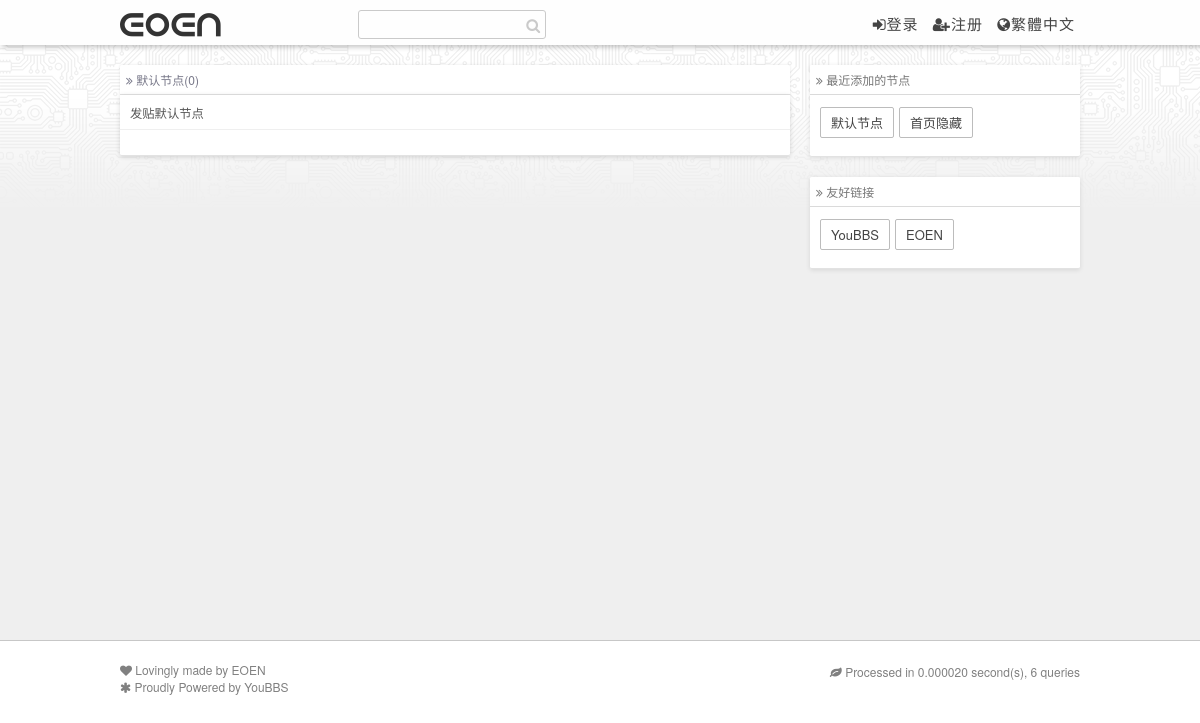
/nodes/2, run on an earlier commit of the app's database.
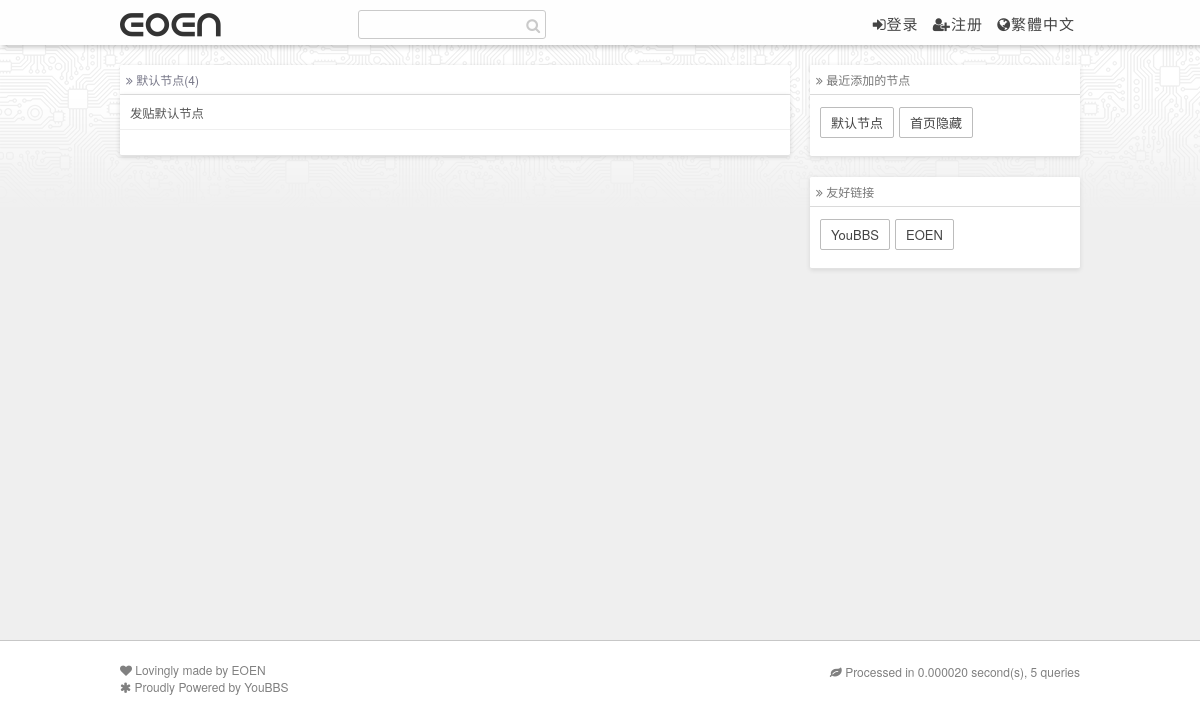
And on a later commit of the database.
### tables this page shows
CREATE TABLE IF NOT EXISTS `yunbbs_categories` (
  `id` smallint(6) unsigned NOT NULL,
  `name` char(50) NOT NULL,
  `articles` mediumint(8) unsigned NOT NULL DEFAULT '0',
  `about` text NOT NULL
);

### nodepage.php (called while the page is built, shortened)
<?php
include(CURRENT_DIR . '/common.php');
$cid = intval($_GET['cid']);
$c_obj = $DBS->fetch_one_array("SELECT * FROM yunbbs_categories WHERE id='".$cid."'");
$newest_nodes = get_newest_nodes();
$links = get_links();
include(CURRENT_DIR . '/templates/default/'.$tpl.'layout.php');
?>

### common.php (called while the page is built, shortened)
<?php
$mtime = explode(' ', microtime());
$starttime = $mtime[1] + $mtime[0];
include (CURRENT_DIR . '/include/mysql.class.php');
$DBS = new DB_MySQL;
$DBS->connect($servername, $dbport, $dbusername, $dbpassword, $dbname);
include(CURRENT_DIR . '/include/JG_Cache.php');
$cache = new JG_Cache(CURRENT_DIR . '/cache');
function stripslashes_array(&$array) {
    if (is_array($array)) {
        foreach ($array as $k => $v) {
            $array[$k] = stripslashes_array($v);
        }
    } else if (is_string($array)) {
        $array = stripslashes($array);
    }
    return $array;
}
$cur_user = null;
include (CURRENT_DIR . '/model.php');
?>

### model.php (called while the page is built, shortened)
<?php
$options = $cache->get('site_options');
if($options === FALSE){
    $query = $DBS->query("SELECT `title`, `value` FROM `yunbbs_settings`");
    $options = array();
    while($setting = $DBS->fetch_array($query)) {
        $options[$setting['title']] = $setting['value'];
    }
    $options = stripslashes_array($options);
    if(!$options['safe_imgdomain']){
        $options['safe_imgdomain'] = $_SERVER['HTTP_HOST'];
    }
    $cache->set('site_options', $options);
}
function get_links() {
    global $cache;
    $links = $cache->get('site_links');
    if($links === FALSE){
        global $DBS;
        $query = $DBS->query("SELECT `name`, `url` FROM `yunbbs_links`");
        $links = array();
        while($link = $DBS->fetch_array($query)) {
            $links[$link['name']] = $link['url'];
        }
    }
    return $links;
}
function get_newest_nodes() {
    global $cache;
    $node_arr = $cache->get('new_nodes');
    if($node_arr === FALSE){
        global $DBS, $options;
        $query = $DBS->query("SELECT `id`, `name`, `articles` FROM `yunbbs_categories` ORDER BY  `id` DESC LIMIT ".$options['newest_node_num']);
        $node_arr = array();
        while($node = $DBS->fetch_array($query)) {
            $node_arr['nodes/'.$node['id']] = $node['name'];
        }
    }
    return $node_arr;
}
?>

### include/mysql.class.php (called while the page is built, shortened)
<?php
class DB_MySQL  {
    var $link;
    function connect($servername, $dbport, $dbusername, $dbpassword, $dbname) {
        $this->link = mysqli_connect($servername, $dbusername, $dbpassword, $dbname, $dbport);
        mysqli_set_charset($this->link, "utf8");
        mysqli_select_db($this->link, $dbname);
    }
    function fetch_array($query, $result_type = MYSQL_ASSOC) {
        return mysqli_fetch_array($query, $result_type);
    }
    function query($sql) {
        $query = mysqli_query($this->link, $sql);
        return $query;
    }
    function fetch_one_array($query) {
        $result = $this->query($query);
        $record = $this->fetch_array($result);
        return $record;
    }
    function free_result($query) {
        $query = mysqli_free_result($query);
        return $query;
    }
}
?>

### include/JG_Cache.php (called while the page is built, shortened)
<?php
class JG_Cache {
    function __construct($dir)
    {
        $this->dir = $dir;
    }
    public function get($key, $expiration = 36000000)
    {
        if ( !is_dir($this->dir) OR !is_writable($this->dir))
        {
            return FALSE;
        }
        $cache = '';
        return $cache;
    }
    public function set($key, $data)
    {
        if ( !is_dir($this->dir) OR !is_writable($this->dir))
        {
            return FALSE;
        }
        return TRUE;
    }
}

### templates/default/layout.php (the view, shortened to what this page needs)
<?php
echo '
<!doctype html>
<html lang="zh-cmn-Hans">
<head>
<meta charset="utf-8">
<title>',$title,'</title>';
echo '<link rel="shortcut icon" href="/favicon.ico" type="image/x-icon" />
<link href="/static/default/style.css" rel="stylesheet" type="text/css" />
<link href="//cdn.bootcss.com/font-awesome/4.5.0/css/font-awesome.min.css" rel="stylesheet">
<meta name="viewport" content="width=device-width, initial-scale=1.0, maximum-scale=1.0, user-scalable=0" />
<script src="',$options['jquery_lib'],'" type="text/javascript"></script>';
echo '
</head>
<body>
<div class="header-wrap">
    <div class="header">
        <div class="logo"><a href="/" name="top">',htmlspecialchars($options['name']),'</a></div>
		<div class="scbox">
			<form action="/search/?p=" role="search" method="get" id="searchform" target="_blank">
				<input class="search-input" type="text" maxlength="30" name="q" id="q"><i class="fa fa-search"></i>
			</form>
		</div>
        <div class="banner">';
if($cur_user){
    echo '<a href="/follow/nodes"><i class="fa fa-archive"></i>关注的节点</a>
          <a href="/follow/user"><i class="fa fa-user"></i>关注的用户</a>
		  <a href="/favorites"><i class="fa fa-star"></i>收藏的帖子</a>
		  <a id="translateLink"><i class="fa fa-globe"></i>繁體中文</a>';
}else{
    echo '<a href="/login" rel="nofollow"><i class="fa fa-sign-in"></i>登录</a>
	<a href="/sigin" rel="nofollow"><i class="fa fa-user-plus"></i>注册</a>
	<a id="translateLink" rel="nofollow"><i class="fa fa-globe"></i>繁體中文</a>';
}
echo '       </div>
        <div class="c"></div>
    </div>
</div>
<div class="main-wrap">
    <div class="main">
        <div class="main-content">';
include($pagefile);
echo '       </div>
        <div class="main-sider">';
include(CURRENT_DIR . '/templates/default/sider.php');
echo '       </div>
        <div class="c"></div>
    </div>
    <div class="c"></div>
</div>';
echo '
<div class="footer-wrap">
    <div class="footer">
	<div class="sep10"></div>
	<div class="sep10"></div>
	<i class="fa fa-heart"></i> Lovingly made by <a href="http://youbbs.git.yangzhennan.com/" target="_blank">EOEN</a><div class="sep5"></div>
	<i class="fa fa-asterisk fa-spin"></i> Proudly Powered by <a href="http://youbbs.sinaapp.com/" target="_blank">YouBBS</a><div class="footericp">';
if($options['show_debug']){
    $mtime = explode(' ', microtime());
    $totaltime = number_format(($mtime[1] + $mtime[0] - $starttime), 6);
    echo '<div class="sep5"></div><i class="fa fa-leaf"></i> Processed in ',$totaltime,' second(s), ',$DBS->querycount,' queries';
}
echo '    </div></div>
</div>
<script src="/static/js/jquery.lazyload.min.js" type="text/javascript" charset="utf-8"></script>
<script type="text/javascript" charset="utf-8">
$(function() {
    $(".main-box img").lazyload({
        //placeholder : "/static/grey.gif",
        //effect : "fadeIn"
    });
});
</script>
';
echo '
<script type="text/javascript">
$(function(){
	function backtop(){
		var backtop = $("<a class=\'backTop\'>∧</a>")
		$("body").append(backtop);
		var fn = function(){
		$(\'html,body\').animate({
			scrollTop: \'0px\'
			}, 200);
			return false;
		}
		$(\'.backTop\').bind(\'click\',fn);
		$(window).scroll(function () {
			var scrollt = $(window).scrollTop();
			if ( scrollt > 100 ){
				$(".backTop").fadeIn("slow");
			} else {
				$(".backTop").fadeOut("slow");
			}
		});
	}
	backtop();
});
</script>
<script src="/static/js/emojify.js"></script>
<script>
emojify.setConfig({
    emojify_tag_type : \'div\',
    only_crawl_id    : null,
    img_dir          : \'http://www.emoji-cheat-sheet.com/graphics/emojis\',
    ignored_tags     : {
        \'SCRIPT\'  : 1,
        \'TEXTAREA\': 1,
        \'PRE\'     : 1,
        \'CODE\'    : 1
    }
});
emojify.run();
</script>
<script src="/static/js/Language.js" type="text/javascript"></script>
<script type="text/javascript">
translateInitilization();
</Script>
<script type="text/javascript">
$(document).ready(function(){
  $("#close").click(function(){
    $("#closes").remove();
  });
});
</script>
</body>
</html>';
$_output = ob_get_contents();
echo $_output;
?>

### templates/default/node.php (shortened to what this page needs)
<?php
echo '
<div class="title">
       <i class="fa fa-angle-double-right"></i> ',$c_obj['name'],'(',$c_obj['articles'],')';
echo '    <div class="c"></div>
</div>
<div class="main-box home-box-list">';
if($c_obj['about']){
    echo '<div class="post-list grey"><div class="nodesm">',$c_obj['about'],'</div></div>';
}
echo '</div>';
?>

### templates/default/sider.php (shortened to what this page needs)
<?php
if(isset($newest_nodes) && $newest_nodes){
echo '
<div class="sider-box">
    <div class="sider-box-title"><i class="fa fa-angle-double-right"></i> 最近添加的节点</div>
    <div class="sider-box-content">
    <div class="btn">';
foreach( $newest_nodes as $k=>$v ){
    echo '<a href="/',$k,'">',$v,'</a>';
}
echo '    </div>
    <div class="c"></div>
    </div>
</div>';
}
if(isset($links) && $links){
echo '
<div class="sider-box">
    <div class="sider-box-title"><i class="fa fa-angle-double-right"></i> 友好链接</div>
    <div class="sider-box-content">
    <div class="btn">';
foreach( $links as $k=>$v ){
    echo '<a href="',$v,'" target="_blank">',$k,'</a>';
}
echo '    </div>
    <div class="c"></div>
    </div>
</div>';
}
?>

### static/default/style.css (style rules this page uses)
body, h1, h2, h3, h4, h5, h6, p, blockquote,dl, dt, dd, ul, ol, li,pre,fieldset, lengend, button, input, textarea,th, td { margin: 0; padding: 0; }
body, button, input, select, textarea, textarea { font-family: "Helvetica Neue", "Luxi Sans", "DejaVu Sans", Tahoma, "Hiragino Sans GB", "Microsoft Yahei", sans-serif; }
button, input, select, textarea { padding: 3px; line-height: 1em; margin: 0; }
input { line-height: normal; }
button, input, select, textarea { font-size: 100%; }
html { overflow-y: scroll; height: 100%; }
body { background-color: #FFF; height: 100%; }
a { color: #444; text-decoration: none; }
.grey { color: #999; }
.nodesm { font-size: 12.3px; line-height: 16px; margin-bottom: 8px; color: #555; }
.header-wrap { width: 100%; min-width: 960px; height: 41px; color: #000; padding: 2px 0; -webkit-box-shadow: 2px 2px 5px rgba(0, 0, 0, 0.24); background-color: #FEFEFE; position: fixed; z-index: 1; }
.header { width: 960px; margin: 0 auto; color: #666; vertical-align: middle; font-size: 15px; line-height: 19px; font-weight: 500; }
.header a { color: #444; text-decoration: none; }
.logo { display: block; float: left; font-size: 33px; line-height: 40px; }
.logo a { text-decoration: none; font-family: eoen; color: #333; }
.scbox { float: left; margin: 8px 0 0 135px; display: inline-block; margin-bottom: 0; vertical-align: middle; }
.search-input { width: 180px; -webkit-transition: width 0.9s ease-in-out; transition: width 0.9s ease-in-out; border: 1px solid #CACACA; border-radius: 3px; background-color: rgba(0, 0, 0, 0); }
.scbox i { margin: 0px 0px 0px -20px; color: #CACACA; }
.banner { float: right; padding: 12px 0 0 0; }
.banner a { padding: 5px; letter-spacing: 1px; outline: medium none; }
.main-wrap { min-height: 75%; height: auto !important; width: 100%; min-width: 960px; padding: 20px 0 20px 0; background-color: #EFEFEF; background-image: url("img/shadow.png"), url("img/circuit.png"); background-repeat: repeat-x, repeat-x; }
.main { width: 960px; margin: 0 auto; margin-top: 45px; }
.main-content { float: left; width: 670px; }
.title { border-bottom: 1px solid #E2E2E2; background-color: #fff; padding: 6px; color: #778; font-size: 12px; border-top-left-radius: 2px; border-top-right-radius: 2px; box-shadow: inset 0 1px 0 rgba(255, 255, 255, 0.5), 0 0px 3px rgba(0, 0, 0, 0.11); }
.main-box { width: 650px; padding: 10px; margin-bottom: 20px; border-bottom-left-radius: 2px; border-bottom-right-radius: 2px; box-shadow: 0px 1px 5px rgba(0, 0, 0, 0.15); border-bottom: 1px solid #E2E2E2; background-color: #fff; }
.home-box-list { width: 670px; padding: 10px 0 15px 0; }
.post-list { border-bottom: 1px solid #EFEFEF; padding: 0 10px 0 10px; margin-bottom: 10px; background-color: #fff; }
.main-sider { float: right; width: 270px; font-size: 12px; }
.sider-box { border-bottom: 1px solid #E2E2E2; margin-bottom: 20px; border-radius: 2px; box-shadow: 0px 1px 5px rgba(0, 0, 0, 0.11); background-color: #fff; }
.sider-box-title { border-bottom: 1px solid #DADADA; margin-bottom: 12px; padding: 6px; font-size: 12px; border-top-left-radius: 2px; border-top-right-radius: 2px; color: #777; background-color: #FFFFFF; }
.sider-box-content { margin-bottom: 10px; padding: 0 10px 0 10px; }
.sider-box-content .btn a { display: inline-block; padding: 5px 10px; border: 1px solid #BCBCBC; margin: 0 5px 8px 0; color: #444; background-color: #FFFFFF; white-space: nowrap; border-radius: 2px; font-size: 13px; }
.footer-wrap { width: 100%; min-width: 960px; margin-bottom: 20px; color: gray; background-color: rgba(255, 255, 255, 0); border-top: 1px solid rgba(0, 0, 0, 0.22); }
.footer a { color: gray; }
.footericp { float: right; margin-top: -15px; }
.footer { width: 960px; margin: 0 auto; font-size: 12px; }
.sep10 { height: 10px; }

What changed in the data, as far as the page shows it:
changed yunbbs_categories "发贴默认节点": articles "0" → "4"
Also different on the page:
$DBS->querycount: "6" → "5"
